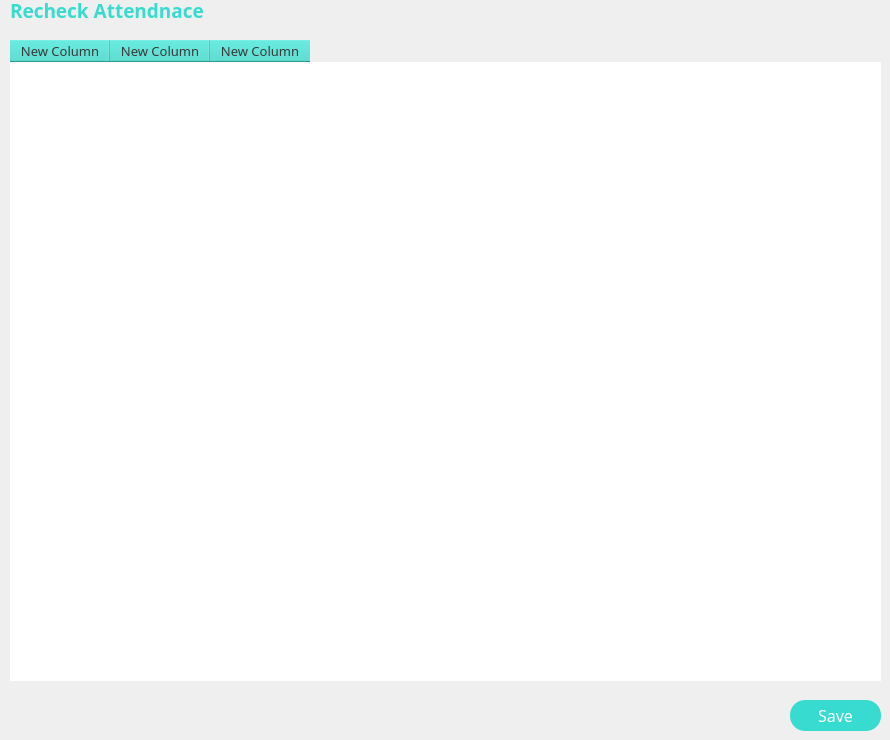
    <widget class="QWidget" name="i_end_session_sec">
     <widget class="QLabel" name="i_title_end">
      <property name="geometry">
       <rect>
        <x>10</x>
        <y>0</y>
        <width>211</width>
        <height>21</height>
       </rect>
      </property>
      <property name="font">
       <font>
        <family>RB</family>
        <pointsize>14</pointsize>
        <weight>75</weight>
        <bold>true</bold>
       </font>
      </property>
      <property name="styleSheet">
       <string notr="true">color: #38DBD0;</string>
      </property>
      <property name="text">
       <string>Recheck Attendnace</string>
      </property>
     </widget>
     <widget class="QTableWidget" name="i_attendnace_table_2">
      <property name="geometry">
       <rect>
        <x>10</x>
        <y>40</y>
        <width>871</width>
        <height>641</height>
       </rect>
      </property>
      <property name="font">
       <font>
        <family>RB</family>
        <pointsize>12</pointsize>
       </font>
      </property>
      <property name="cursor" stdset="0">
       <cursorShape>PointingHandCursor</cursorShape>
      </property>
      <property name="focusPolicy">
       <enum>Qt::ClickFocus</enum>
      </property>
      <property name="styleSheet">
       <string notr="true">QHeaderView::section{background-color:#38DBD0; color:#383838}
QTableWidget::item {
		
	selection-background-color: #38DBD0;
    color: white;
  	width: 100%;
}


QTableWidget::section{

  border-collapse: collapse;
  border-radius: 1em;
  overflow: hidden;
}
</string>
      </property>
      <property name="frameShape">
       <enum>QFrame::NoFrame</enum>
      </property>
      <property name="frameShadow">
       <enum>QFrame::Raised</enum>
      </property>
      <property name="sizeAdjustPolicy">
       <enum>QAbstractScrollArea::AdjustIgnored</enum>
      </property>
      <property name="autoScroll">
       <bool>true</bool>
      </property>
      <property name="editTriggers">
       <set>QAbstractItemView::NoEditTriggers</set>
      </property>
      <property name="showDropIndicator" stdset="0">
       <bool>true</bool>
      </property>
      <property name="selectionMode">
       <enum>QAbstractItemView::SingleSelection</enum>
      </property>
      <property name="selectionBehavior">
       <enum>QAbstractItemView::SelectRows</enum>
      </property>
      <property name="textElideMode">
       <enum>Qt::ElideLeft</enum>
      </property>
      <property name="gridStyle">
       <enum>Qt::SolidLine</enum>
      </property>
      <attribute name="horizontalHeaderHighlightSections">
       <bool>false</bool>
      </attribute>
      <attribute name="verticalHeaderVisible">
       <bool>false</bool>
      </attribute>
      <attribute name="verticalHeaderHighlightSections">
       <bool>true</bool>
      </attribute>
      <column>
       <property name="text">
        <string>New Column</string>
       </property>
       <property name="font">
        <font>
         <family>RB</family>
         <pointsize>10</pointsize>
        </font>
       </property>
       <property name="foreground">
        <brush brushstyle="NoBrush">
         <color alpha="255">
          <red>0</red>
          <green>0</green>
          <blue>0</blue>
         </color>
        </brush>
       </property>
      </column>
      <column>
       <property name="text">
        <string>New Column</string>
       </property>
       <property name="font">
        <font>
         <family>RB</family>
         <pointsize>10</pointsize>
        </font>
       </property>
      </column>
      <column>
       <property name="text">
        <string>New Column</string>
       </property>
       <property name="font">
        <font>
         <family>RB</family>
         <pointsize>10</pointsize>
        </font>
       </property>
      </column>
     </widget>
     <widget class="QPushButton" name="i_save_recheck">
      <property name="geometry">
       <rect>
        <x>790</x>
        <y>700</y>
        <width>91</width>
        <height>31</height>
       </rect>
      </property>
      <property name="font">
       <font>
        <family>RB</family>
        <pointsize>12</pointsize>
       </font>
      </property>
      <property name="cursor">
       <cursorShape>PointingHandCursor</cursorShape>
      </property>
      <property name="styleSheet">
       <string notr="true">QPushButton {
	border-radius: 15px;
	background-color: #38DBD0;
	color:rgb(255, 255, 255);

}

QPushButton:hover {
	background-color: #23b2a8;
	color: rgb(255, 255, 255);
}

QPushButton:pressed {
	background-color: #38DBD0;
}</string>
      </property>
      <property name="text">
       <string>Save</string>
      </property>
      <property name="iconSize">
       <size>
        <width>30</width>
        <height>30</height>
       </size>
      </property>
      <property name="checkable">
       <bool>false</bool>
      </property>
      <property name="autoDefault">
       <bool>true</bool>
      </property>
      <property name="default">
       <bool>false</bool>
      </property>
      <property name="flat">
       <bool>false</bool>
      </property>
     </widget>
    </widget>
